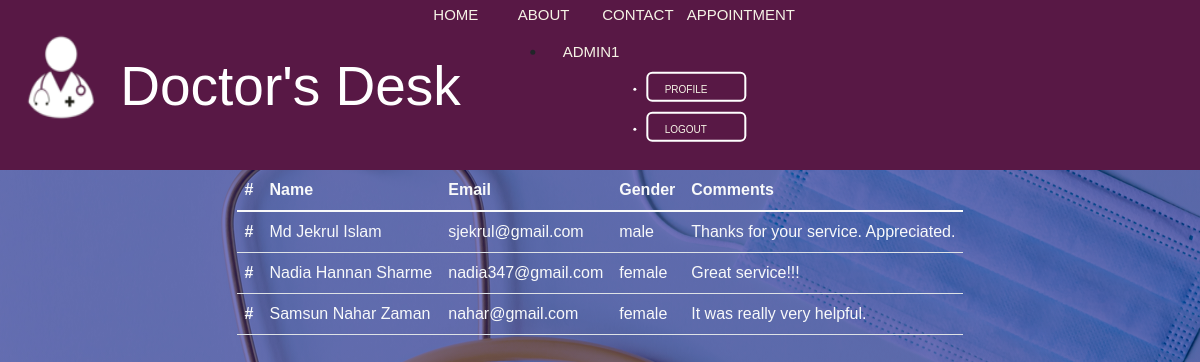
Page /contact (signed in) on the committed database.
### users/models.py (models this page shows, shortened)
class contact(models.Model):
    name=models.CharField(max_length=40)
    email=models.CharField(max_length=40)
    phone = models.CharField(max_length = 20)
    gender=models.CharField(max_length = 20)
    comments=models.CharField(max_length = 60)

### users/views.py (the view, shortened to what this page needs)
# urls.py: path('contact',Contact,name='contact'),
def Contact(request):
    msg=contact.objects.all()
    obj={
        "contacts":msg
    }
    return render(request,'contact.html',obj)

### templates/contact.html (shortened to what this page needs)
{% extends 'base.html' %}
{% load static %}
{% block main_content %}
<html>
<head>
</head>
<body>
	<div class="main-div d-flex justify-content-center">
		{% if request.user.username != 'admin1' %}
		<form method='POST'>
			{% csrf_token %}
			<table class="table">
				<h1>Contact With Doctor's Desk</h1>
				<tr>
					<td class="cnt">Name</td>
					<td><input type="text" name="name" placeholder ="Enter your name" required></td>
				</tr>
				<tr>
					<td class="cnt">Email</td>
					<td><input type="email" name="email" placeholder="Enter your email" required></td>
				</tr>
				<tr>
					<td class="cnt">Phone</td>
					<td><input type="number" name="phone" placeholder="enter phone no" required></td>
				</tr>
				<tr>
					<td class="cnt">Gender</td>
					<td>
						<input type="radio" name="gender" value="male">Male
						<input type="radio" name="gender" value="female">Female
					</td>
				</tr>
				<tr>
					<td class="cnt">Comments and Questions</td>
					<style>
						.cnt{
						    	color:#FFFFFF;
						    }
					</style>
					<td><textarea name="comments" id="comments_and_questions" placeholder rows="3" cols="40" class="validate['required'] form-control" title style="width: 757px; height: 52px;" data-wysiwyg="0" data-load-state data-tooltip></textarea></td>
				</tr>
				<tr>
					<td><button class="submit " type="submit">Submit</button>
					 <style>
                                        .submit {
                                            width: 100px;
                                            height: 30px;
                                            border: 2px solid #f6f4e6;
                                            color: white;
                                            background: #581845 ;
                                            font-size: 13px;
                                            border-radius:6px;
                                            margin-bottom:10px;
                                        }
                                    </style>
					</td>
				</tr>
			</table>
		</form>
		{% else %}
		<div>
			<table class=" text-light table">
				<thead>
				  <tr>
					<th scope="col">#</th>
					<th scope="col">Name</th>
					<th scope="col">Email</th>
					<th scope="col">Gender</th>
					<th scope="col">Comments</th>
				  </tr>
				</thead>
				<tbody>
					{% for contact in contacts %}
				  <tr>
					<th scope="row">#</th>
					<td>{{contact.name}}</td>
					<td>{{contact.email}}</td>
					<td>{{contact.gender}}</td>
					<td>{{contact.comments}}</td>
				  </tr>
				  	{% endfor %}
				</tbody>
			  </table>
		</div>
		{% endif %}
	</div>
</body>
</html>
{% endblock main_content %}

### templates/base.html (shortened to what this page needs)
<!doctype html>
    <html lang="en">
    {% load static %}
    <head>
        <link href="https://cdn.jsdelivr.net/npm/bootstrap@5.1.3/dist/css/bootstrap.min.css" rel="stylesheet">
        <link rel="stylesheet" href=" {% static 'users/HomePage.css' %}">
    </head>
    <body>
        {% include 'navbar.html' %}
        {% block main_content %}{% endblock main_content %}
    </body>
    </html>

### templates/navbar.html (shortened to what this page needs)
{% load static %}
<link rel="stylesheet"  href="{% static 'users\navbar.css' %}">
{% block main_content %}
<div class="navbar">
           <label class="logo"><img class="lg" src="static/users/doc.png" alt="Logo">
               Doctor's Desk</label>
    <nav class="navMenu">
      <a href="home">Home</a>
      <a href="about">About</a>
      <a href="contact">Contact</a>
      <a href="appointment">Appointment</a>
     <ul class = "userOption">
            {% if  request.user.is_authenticated %}
            <li>
                <a class="nav-link" href="#">{{request.user}}</a>
            </li >
            <li class="button">
                <a class="nav-link" href="profile">Profile</a>
            </li>
            <li class="button">
                <a class="nav-link" href="{% url 'logout'%}">Logout</a>
            </li>
            {% endif %}
        </ul>
        </nav>
		</div>
{% endblock main_content %}

### users/static/users/HomePage.css (style rules this page uses)
* { margin: 0; padding: 0; }

### users/static/users/navbar.css (style rules this page uses)
* { margin: 0; padding: 0; -webkit-box-sizing: border-box; box-sizing: border-box; }
.navbar { width: 100%; height: 170px; margin: auto; background-color:#581845 ; }
.logo { color: #FFFFFF; font-size: 55px; font-family: sans-serif; padding-left: 15px; float: left; color:linear-gradient(rgba(3,2,136,0.5),rgba(3,2,136,0.5)); padding-top: 10px; }
body { background-image: linear-gradient(rgba(3,2,136,0.5),rgba(3,2,136,0.5)),url(Home_Back.png); font-family: "Montserrat", sans-serif; weight:100%; height:100%; }
.navMenu { position: absolute; top: 50%; left: 50%; -webkit-transform: translate(-50%, -50%); transform: translate(-50%, -50%); }
.navMenu a { color: #f6f4e6; text-decoration: none; font-size: 15px; text-transform: uppercase; font-weight: 500; display: inline-block; width: 80px; -webkit-transition: all 0.2s ease-in-out; transition: all 0.2s ease-in-out; }
.button { width: 100px; height: 30px; border: 2px solid #FFFFFF; color: white; font-size: 10px; border-radius:6px; margin-bottom:10px; margin-left:100px; margin-right:20px; }
.button a { color: #f6f4e6; text-decoration: right; font-size: 10px; text-transform: uppercase; display: inline-block; width: 80px; -webkit-transition: all 0.2s ease-in-out; transition: all 0.2s ease-in-out; }
.userOption { float:right; margin-left:100%; }

### templates/navbar.html (style rules this page uses)
.lg { margin-bottom:27px; width: 90px; height:90px; }

### rows in the picture
contact: name "Md Jekrul Islam", email "sjekrul@gmail.com", gender "male", comments "Thanks for your service. Appreciated."
contact: name "Nadia Hannan Sharme", email "nadia347@gmail.com", gender "female", comments "Great service!!!"
contact: name "Samsun Nahar Zaman", email "nahar@gmail.com", gender "female", comments "It was really very helpful."

### other values in the picture
{{ request.user }} "ADMIN1"
